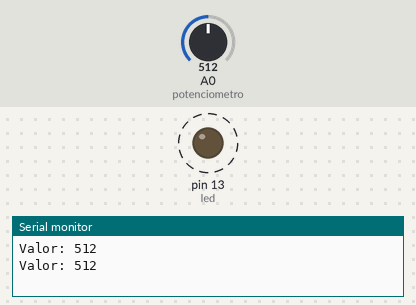
Recording of a sketch running on a simulated Arduino Uno, built with avr-gcc and run on an emulated ATmega328P. Shown: output pins drawn as LEDs (lit = HIGH), the last lines printed to the serial monitor. Dashed ring = blinking. Inputs (shaded band) come from the test bench; at power-on: A0 (potenciometro) = 512.

Above: at 1.8 s.
1.9 s: A0 (potenciometro) set to 306
At 2.2 s:
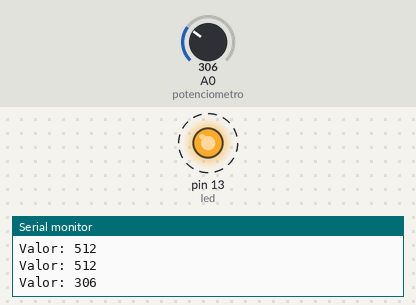
5.4 s: A0 (potenciometro) set to 0
At 6.0 s:
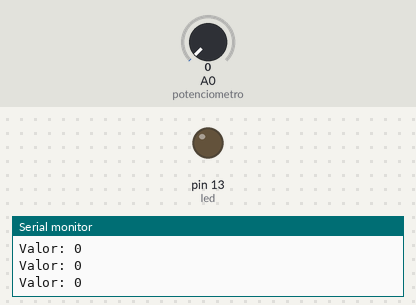
9.5 s: A0 (potenciometro) set to 122
At 9.82 s:
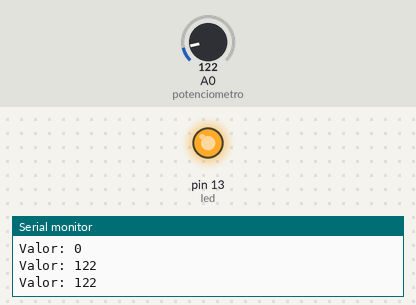
Timing chart, 0 to 19.0 s (numbered marks = the images above; inputs shaded):
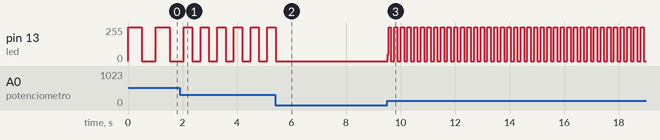

The sketch:

lab_3.ino
```cpp
int led = 13;
int potenciometro = A0;
int potencia = 0;

void setup() {
  pinMode(led, OUTPUT);
  pinMode(potenciometro, INPUT);
  Serial.begin(9600);
}

void loop() {
  potencia = analogRead(potenciometro);
  Serial.print("Valor: ");
  Serial.println(potencia);
  digitalWrite(led, HIGH);
  delay(potencia);
  digitalWrite(led, LOW);
  delay(potencia);
}
```

Measured:
- after the input at 1.9 s, pin 13 (led): alternates 255/255 for 0.31 s and 0/255 for 0.31 s, starting after 0.46 s
- after the input at 5.4 s, pin 13 (led): goes on until 5.4 s, then stays 0/255
- after the input at 9.5 s, pin 13 (led): 0/255 → 50/255 at once, then moves between 0/255 and 255/255, repeating every 0.24 s
- by itself, pin 13 (led): alternates 255/255 for 0.51 s and 0/255 for 0.51 s
